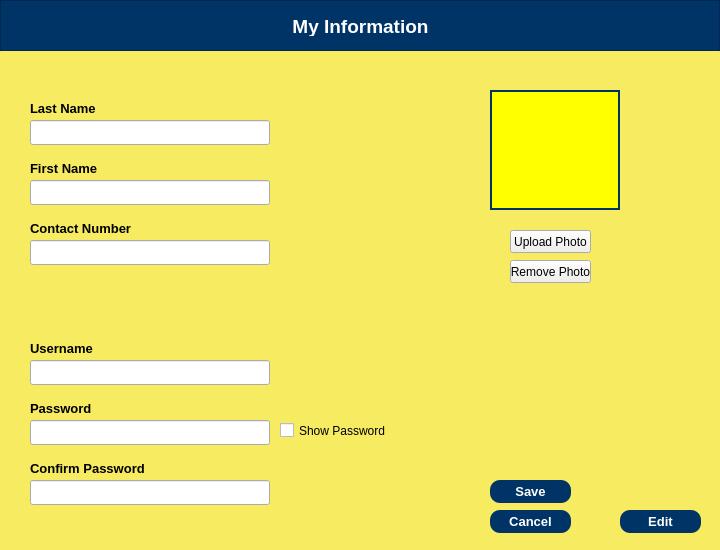
<?xml version="1.0" encoding="UTF-8"?>
<ui version="4.0">
 <class>Dialog</class>
 <widget class="QDialog" name="Dialog">
  <property name="geometry">
   <rect>
    <x>0</x>
    <y>0</y>
    <width>720</width>
    <height>550</height>
   </rect>
  </property>
  <property name="windowTitle">
   <string>Dialog</string>
  </property>
  <widget class="QWidget" name="widgetAdminProfile" native="true">
   <property name="geometry">
    <rect>
     <x>0</x>
     <y>0</y>
     <width>720</width>
     <height>550</height>
    </rect>
   </property>
   <property name="font">
    <font>
     <family>Arial</family>
     <kerning>false</kerning>
    </font>
   </property>
   <property name="styleSheet">
    <string notr="true">QWidget #widgetAdminProfile {
	background-color:  rgb(246, 235, 97);
}</string>
   </property>
   <widget class="QFrame" name="frame">
    <property name="geometry">
     <rect>
      <x>0</x>
      <y>0</y>
      <width>720</width>
      <height>51</height>
     </rect>
    </property>
    <property name="font">
     <font>
      <family>Arial</family>
      <kerning>false</kerning>
     </font>
    </property>
    <property name="styleSheet">
     <string notr="true">background-color: rgb(0, 51, 102);
color: white;</string>
    </property>
    <property name="frameShape">
     <enum>QFrame::StyledPanel</enum>
    </property>
    <property name="frameShadow">
     <enum>QFrame::Raised</enum>
    </property>
    <widget class="QLabel" name="label">
     <property name="geometry">
      <rect>
       <x>210</x>
       <y>16</y>
       <width>301</width>
       <height>20</height>
      </rect>
     </property>
     <property name="font">
      <font>
       <family>Arial</family>
       <pointsize>14</pointsize>
       <weight>75</weight>
       <bold>true</bold>
       <kerning>false</kerning>
      </font>
     </property>
     <property name="text">
      <string>My Information</string>
     </property>
     <property name="alignment">
      <set>Qt::AlignCenter</set>
     </property>
    </widget>
   </widget>
   <widget class="QLabel" name="label_2">
    <property name="geometry">
     <rect>
      <x>30</x>
      <y>100</y>
      <width>81</width>
      <height>16</height>
     </rect>
    </property>
    <property name="font">
     <font>
      <family>Arial</family>
      <pointsize>10</pointsize>
      <weight>75</weight>
      <bold>true</bold>
      <kerning>false</kerning>
     </font>
    </property>
    <property name="text">
     <string>Last Name</string>
    </property>
   </widget>
   <widget class="QPushButton" name="pushBtnEditAdmin">
    <property name="geometry">
     <rect>
      <x>620</x>
      <y>510</y>
      <width>81</width>
      <height>23</height>
     </rect>
    </property>
    <property name="font">
     <font>
      <family>Arial</family>
      <pointsize>10</pointsize>
      <weight>75</weight>
      <bold>true</bold>
      <kerning>false</kerning>
     </font>
    </property>
    <property name="styleSheet">
     <string notr="true">background-color: rgb(0, 51, 102);
color: white;
border-radius: 10px;</string>
    </property>
    <property name="text">
     <string>Edit</string>
    </property>
    <property name="checkable">
     <bool>false</bool>
    </property>
   </widget>
   <widget class="QLabel" name="label_3">
    <property name="geometry">
     <rect>
      <x>30</x>
      <y>160</y>
      <width>81</width>
      <height>16</height>
     </rect>
    </property>
    <property name="font">
     <font>
      <family>Arial</family>
      <pointsize>10</pointsize>
      <weight>75</weight>
      <bold>true</bold>
      <kerning>false</kerning>
     </font>
    </property>
    <property name="text">
     <string>First Name</string>
    </property>
   </widget>
   <widget class="QLabel" name="label_5">
    <property name="geometry">
     <rect>
      <x>30</x>
      <y>220</y>
      <width>131</width>
      <height>16</height>
     </rect>
    </property>
    <property name="font">
     <font>
      <family>Arial</family>
      <pointsize>10</pointsize>
      <weight>75</weight>
      <bold>true</bold>
      <kerning>false</kerning>
     </font>
    </property>
    <property name="text">
     <string>Contact Number</string>
    </property>
   </widget>
   <widget class="QLineEdit" name="lineEditAdminLname">
    <property name="geometry">
     <rect>
      <x>30</x>
      <y>120</y>
      <width>240</width>
      <height>25</height>
     </rect>
    </property>
    <property name="font">
     <font>
      <family>Arial</family>
      <kerning>false</kerning>
     </font>
    </property>
   </widget>
   <widget class="QLineEdit" name="lineEditAdminFname">
    <property name="geometry">
     <rect>
      <x>30</x>
      <y>180</y>
      <width>240</width>
      <height>25</height>
     </rect>
    </property>
    <property name="font">
     <font>
      <family>Arial</family>
      <kerning>false</kerning>
     </font>
    </property>
   </widget>
   <widget class="QLineEdit" name="lineEditAdminContact">
    <property name="geometry">
     <rect>
      <x>30</x>
      <y>240</y>
      <width>240</width>
      <height>25</height>
     </rect>
    </property>
    <property name="font">
     <font>
      <family>Arial</family>
      <kerning>false</kerning>
     </font>
    </property>
   </widget>
   <widget class="QPushButton" name="pushBtnSaveAdmin">
    <property name="geometry">
     <rect>
      <x>490</x>
      <y>480</y>
      <width>81</width>
      <height>23</height>
     </rect>
    </property>
    <property name="font">
     <font>
      <family>Arial</family>
      <pointsize>10</pointsize>
      <weight>75</weight>
      <bold>true</bold>
      <kerning>false</kerning>
     </font>
    </property>
    <property name="styleSheet">
     <string notr="true">background-color: rgb(0, 51, 102);
color: white;
border-radius: 10px;</string>
    </property>
    <property name="text">
     <string>Save</string>
    </property>
    <property name="checkable">
     <bool>false</bool>
    </property>
   </widget>
   <widget class="QLabel" name="labelAdminPic">
    <property name="geometry">
     <rect>
      <x>490</x>
      <y>90</y>
      <width>130</width>
      <height>120</height>
     </rect>
    </property>
    <property name="styleSheet">
     <string notr="true">background-color: yellow;
border: 2px solid  rgb(0, 51, 102);</string>
    </property>
    <property name="text">
     <string/>
    </property>
    <property name="scaledContents">
     <bool>true</bool>
    </property>
   </widget>
   <widget class="QPushButton" name="pushBtnUploadAdminPic">
    <property name="geometry">
     <rect>
      <x>510</x>
      <y>230</y>
      <width>81</width>
      <height>23</height>
     </rect>
    </property>
    <property name="text">
     <string>Upload Photo</string>
    </property>
   </widget>
   <widget class="QLabel" name="label_6">
    <property name="geometry">
     <rect>
      <x>30</x>
      <y>340</y>
      <width>81</width>
      <height>16</height>
     </rect>
    </property>
    <property name="font">
     <font>
      <family>Arial</family>
      <pointsize>10</pointsize>
      <weight>75</weight>
      <bold>true</bold>
      <kerning>false</kerning>
     </font>
    </property>
    <property name="text">
     <string>Username</string>
    </property>
   </widget>
   <widget class="QLineEdit" name="lineEditUsername">
    <property name="geometry">
     <rect>
      <x>30</x>
      <y>360</y>
      <width>240</width>
      <height>25</height>
     </rect>
    </property>
    <property name="font">
     <font>
      <family>Arial</family>
      <kerning>false</kerning>
     </font>
    </property>
   </widget>
   <widget class="QLabel" name="label_7">
    <property name="geometry">
     <rect>
      <x>30</x>
      <y>400</y>
      <width>81</width>
      <height>16</height>
     </rect>
    </property>
    <property name="font">
     <font>
      <family>Arial</family>
      <pointsize>10</pointsize>
      <weight>75</weight>
      <bold>true</bold>
      <kerning>false</kerning>
     </font>
    </property>
    <property name="text">
     <string>Password</string>
    </property>
   </widget>
   <widget class="QLineEdit" name="lineEditPassword">
    <property name="geometry">
     <rect>
      <x>30</x>
      <y>420</y>
      <width>240</width>
      <height>25</height>
     </rect>
    </property>
    <property name="font">
     <font>
      <family>Arial</family>
      <kerning>false</kerning>
     </font>
    </property>
    <property name="echoMode">
     <enum>QLineEdit::Password</enum>
    </property>
   </widget>
   <widget class="QPushButton" name="pushBtnRemoveAdminPic">
    <property name="geometry">
     <rect>
      <x>510</x>
      <y>260</y>
      <width>81</width>
      <height>23</height>
     </rect>
    </property>
    <property name="text">
     <string>Remove Photo</string>
    </property>
   </widget>
   <widget class="QLabel" name="label_9">
    <property name="geometry">
     <rect>
      <x>30</x>
      <y>460</y>
      <width>131</width>
      <height>16</height>
     </rect>
    </property>
    <property name="font">
     <font>
      <family>Arial</family>
      <pointsize>10</pointsize>
      <weight>75</weight>
      <bold>true</bold>
      <kerning>false</kerning>
     </font>
    </property>
    <property name="text">
     <string>Confirm Password</string>
    </property>
   </widget>
   <widget class="QLineEdit" name="lineEditCPassword">
    <property name="geometry">
     <rect>
      <x>30</x>
      <y>480</y>
      <width>240</width>
      <height>25</height>
     </rect>
    </property>
    <property name="font">
     <font>
      <family>Arial</family>
      <kerning>false</kerning>
     </font>
    </property>
    <property name="echoMode">
     <enum>QLineEdit::Password</enum>
    </property>
   </widget>
   <widget class="QPushButton" name="pushBtnCancelAdmin">
    <property name="geometry">
     <rect>
      <x>490</x>
      <y>510</y>
      <width>81</width>
      <height>23</height>
     </rect>
    </property>
    <property name="font">
     <font>
      <family>Arial</family>
      <pointsize>10</pointsize>
      <weight>75</weight>
      <bold>true</bold>
      <kerning>false</kerning>
     </font>
    </property>
    <property name="styleSheet">
     <string notr="true">background-color: rgb(0, 51, 102);
color: white;
border-radius: 10px;</string>
    </property>
    <property name="text">
     <string>Cancel</string>
    </property>
    <property name="checkable">
     <bool>false</bool>
    </property>
   </widget>
   <widget class="QCheckBox" name="showPass">
    <property name="geometry">
     <rect>
      <x>280</x>
      <y>420</y>
      <width>111</width>
      <height>21</height>
     </rect>
    </property>
    <property name="text">
     <string>Show Password</string>
    </property>
   </widget>
  </widget>
 </widget>
 <resources/>
 <connections/>
</ui>
